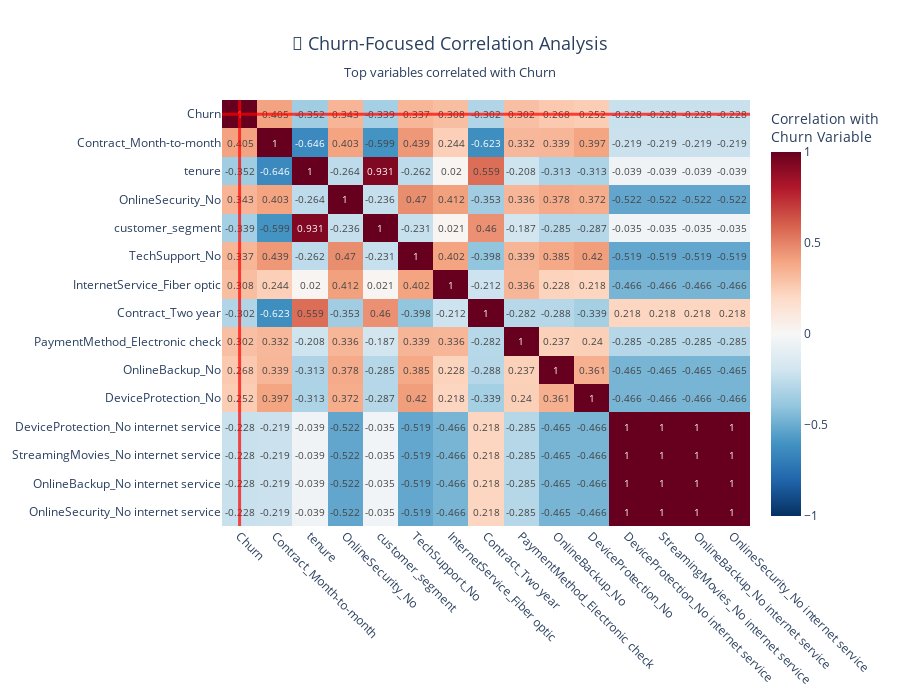

Source (notebook cell):
### Code cell
create_churn_focused_heatmap(df_trans)

### Figure 1 — Plotly figure (JSON) as saved in the notebook; plotly's stock layout.template omitted (floating-point values rounded to 4 significant figures; data arrays with more than 128 entries replaced by an {"elided": "..."} marker saying what was removed)
{"data": [{"colorbar": {"title": {"text": "Correlation with<br>Churn Variable"}}, "colorscale": [[0, "rgb(5,48,97)"], [0.1, "rgb(33,102,172)"], [0.2, "rgb(67,147,195)"], [0.3, "rgb(146,197,222)"], [0.4, "rgb(209,229,240)"], [0.5, "rgb(247,247,247)"], [0.6, "rgb(253,219,199)"], [0.7, "rgb(244,165,130)"], [0.8, "rgb(214,96,77)"], [0.9, "rgb(178,24,43)"], [1, "rgb(103,0,31)"]], "text": {"elided": "15x15 float values"}, "textfont": {"size": 10}, "texttemplate": "%{text}", "type": "heatmap", "x": ["Churn", "Contract_Month-to-month", "tenure", "OnlineSecurity_No", "customer_segment", "TechSupport_No", "InternetService_Fiber optic", "Contract_Two year", "PaymentMethod_Electronic check", "OnlineBackup_No", "DeviceProtection_No", "DeviceProtection_No internet service", "StreamingMovies_No internet service", "OnlineBackup_No internet service", "OnlineSecurity_No internet service"], "y": ["Churn", "Contract_Month-to-month", "tenure", "OnlineSecurity_No", "customer_segment", "TechSupport_No", "InternetService_Fiber optic", "Contract_Two year", "PaymentMethod_Electronic check", "OnlineBackup_No", "DeviceProtection_No", "DeviceProtection_No internet service", "StreamingMovies_No internet service", "OnlineBackup_No internet service", "OnlineSecurity_No internet service"], "z": {"elided": "15x15 float values"}, "zmid": 0}], "layout": {"height": 700, "shapes": [{"line": {"color": "red", "width": 3}, "opacity": 0.7, "type": "line", "x0": 0, "x1": 1, "xref": "x domain", "y0": 0, "y1": 0, "yref": "y"}, {"line": {"color": "red", "width": 3}, "opacity": 0.7, "type": "line", "x0": 0, "x1": 0, "xref": "x", "y0": 0, "y1": 1, "yref": "y domain"}], "title": {"font": {"size": 18}, "text": "🎯 Churn-Focused Correlation Analysis<br><sub>Top variables correlated with Churn</sub>", "x": 0.5}, "width": 900, "xaxis": {"tickangle": 45}, "yaxis": {"autorange": "reversed"}}}
